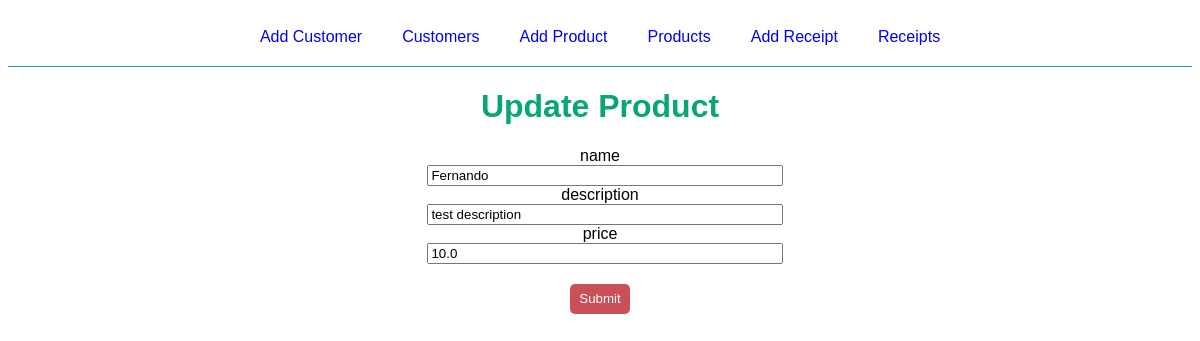
The page /product/update/1 on the database as committed earlier.
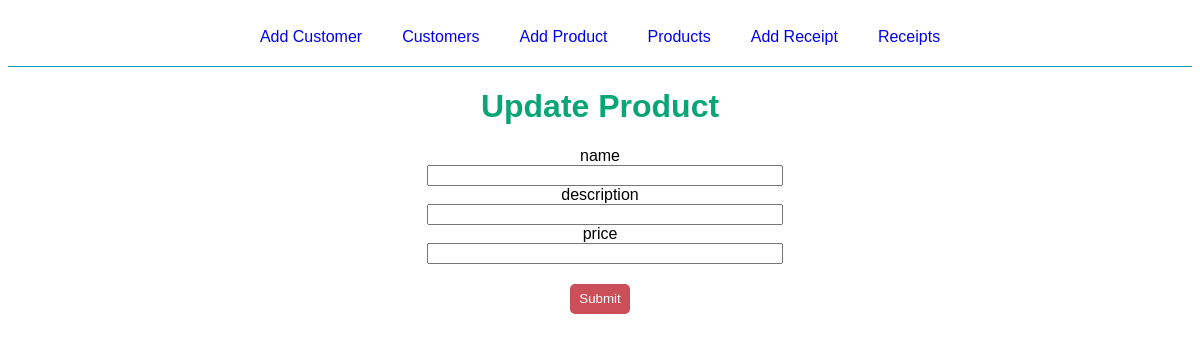
The same page on the database as committed later.
### flaskr/models/product/__init__.py (models this page shows, shortened)
class Product(db.Model, MyModel):
    id = Column(Integer, primary_key=True)
    name = Column(String(100), nullable=False, unique=True)
    description = Column(Text(1000), nullable=False)
    price = Column(Float, nullable=False, default=0)
    sold_products = db.relationship(
        'SoldProduct',
        backref='product',
        lazy=True,
        cascade='all, delete-orphan'
    )
    def get(id):
        return Product.query.get(id)

### flaskr/views/product.py (the view, shortened to what this page needs)
@bp.route('/update/<int:product_id>', methods=("GET", "POST"))
def update(product_id):
    product = Product.get(product_id)
    return render_template(
        'product/update.html',
        product=product,
        heads=product_heads
    )

### flaskr/templates/product/update.html
{% extends 'base.html' %}
{% block content %}
<div class="title-container">
    <h1 class="title">Update Product</h1>
</div>
<form method="post" class="update" >
    {% for head in heads %}
    {% if heads != id %}
    <div class="label-div">
        <label for="{{ head }}" class="input-label">{{ head }}</label>
    </div>
    <div class="input-div">
        <input type="text" value="{{ product[head] }}" name="{{ head }}" id="{{ head }}" class="input-product">
    </div>
    {% endif %}
    {% endfor %}
        <input type="submit" class="submit-btn">
</form>
{% endblock %}

Rows that differ between the two databases and show on the page:
removed Product: name "Fernando" "test description" "10.0"
